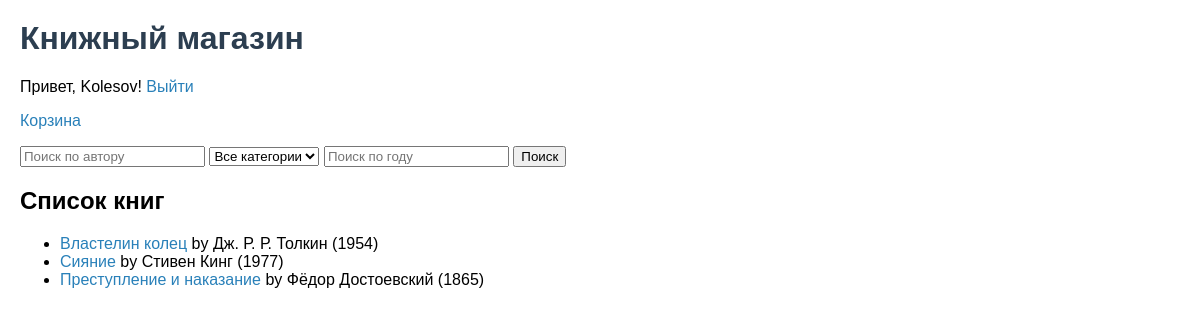
The page / (signed in) on the database its author committed.
### books/models.py (models this page shows, shortened)
class Book(models.Model):
    title = models.CharField(max_length=255)
    author = models.CharField(max_length=255)
    publication_year = models.IntegerField()
    description = models.TextField()
    category = models.ForeignKey(Category, on_delete=models.CASCADE)
    price = models.DecimalField(max_digits=10, decimal_places=2)
    cover_image = models.ImageField(upload_to='images/')
    status = models.CharField(max_length=20, choices=[
        ('available', 'Доступна'),
        ('out_of_stock', 'Недоступна'),
    ])

### books/views.py (the view)
# urls.py: path('', views.book_list, name='book_list'),
def book_list(request):
    books = Book.objects.all()
    categories = Category.objects.all()
    author = request.GET.get('author')
    category = request.GET.get('category')
    year = request.GET.get('year')
    if author:
        books = books.filter(author__icontains=author)
    if category:
        books = books.filter(category__name=category)
    if year:
        books = books.filter(publication_year=year)
    return render(request, 'books/book_list.html', {'books': books, 'categories': categories})

### books/templates/books/book_list.html (shortened to what this page needs)
<html lang="ru">
<head>
</head>
<body>
    <h1>Книжный магазин</h1>
    {% if user.is_authenticated %}
        <p>Привет, {{ user.username }}! <a href="{% url 'logout' %}">Выйти</a></p>
        <p><a href="{% url 'cart' %}">Корзина</a></p>
    {% else %}
        <p>
            <a href="{% url 'login' %}">Войти</a> |
            <a href="{% url 'register' %}">Зарегистрироваться</a>
        </p>
    {% endif %}
    <form method="GET">
        <input type="text" name="author" placeholder="Поиск по автору">
        <select name="category">
            <option value="">Все категории</option>
        </select>
        <input type="number" name="year" placeholder="Поиск по году">
        <button type="submit">Поиск</button>
    </form>
    <h2>Список книг</h2>
    <ul>
        {% for book in books %}
            <li>
                <a href="{% url 'book_detail' book.id %}">{{ book.title }}</a> by {{ book.author }} ({{ book.publication_year }})
            </li>
        {% endfor %}
    </ul>
</body>
</html>

### books/templates/books/book_list.html (style rules this page uses)
body { font-family: Arial, sans-serif; margin: 20px; }
h1 { color: #2c3e50; }
a { text-decoration: none; color: #2980b9; }

### rows shown on the page
Book: title "Властелин колец", author "Дж. Р. Р. Толкин", publication_year "1954"
Book: title "Сияние", author "Стивен Кинг", publication_year "1977"
Book: title "Преступление и наказание", author "Фёдор Достоевский", publication_year "1865"

### other values the page prints
{{ user.username }} "Kolesov"
